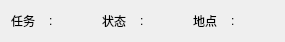
      <widget class="QWidget" name="horizontalLayoutWidget_8">
       <property name="geometry">
        <rect>
         <x>0</x>
         <y>100</y>
         <width>369</width>
         <height>24</height>
        </rect>
       </property>
       <layout class="QHBoxLayout" name="scoreLayout_21" stretch="0,0,0">
        <property name="spacing">
         <number>10</number>
        </property>
        <property name="sizeConstraint">
         <enum>QLayout::SetFixedSize</enum>
        </property>
        <item>
         <layout class="QHBoxLayout" name="horizontalLayout_22">
          <property name="spacing">
           <number>3</number>
          </property>
          <item>
           <widget class="QLabel" name="label_28">
            <property name="minimumSize">
             <size>
              <width>35</width>
              <height>20</height>
             </size>
            </property>
            <property name="maximumSize">
             <size>
              <width>35</width>
              <height>20</height>
             </size>
            </property>
            <property name="text">
             <string>任务</string>
            </property>
           </widget>
          </item>
          <item>
           <widget class="QLabel" name="label_17">
            <property name="minimumSize">
             <size>
              <width>10</width>
              <height>20</height>
             </size>
            </property>
            <property name="maximumSize">
             <size>
              <width>10</width>
              <height>20</height>
             </size>
            </property>
            <property name="text">
             <string>:</string>
            </property>
           </widget>
          </item>
          <item>
           <widget class="QLabel" name="label_29">
            <property name="minimumSize">
             <size>
              <width>30</width>
              <height>20</height>
             </size>
            </property>
            <property name="maximumSize">
             <size>
              <width>16777215</width>
              <height>40</height>
             </size>
            </property>
            <property name="layoutDirection">
             <enum>Qt::LeftToRight</enum>
            </property>
            <property name="text">
             <string/>
            </property>
           </widget>
          </item>
         </layout>
        </item>
        <item>
         <layout class="QHBoxLayout" name="horizontalLayout_23">
          <property name="spacing">
           <number>3</number>
          </property>
          <item>
           <widget class="QLabel" name="label_30">
            <property name="minimumSize">
             <size>
              <width>35</width>
              <height>20</height>
             </size>
            </property>
            <property name="maximumSize">
             <size>
              <width>35</width>
              <height>20</height>
             </size>
            </property>
            <property name="text">
             <string>状态</string>
            </property>
           </widget>
          </item>
          <item>
           <widget class="QLabel" name="label_14">
            <property name="minimumSize">
             <size>
              <width>10</width>
              <height>20</height>
             </size>
            </property>
            <property name="maximumSize">
             <size>
              <width>10</width>
              <height>20</height>
             </size>
            </property>
            <property name="text">
             <string>:</string>
            </property>
           </widget>
          </item>
          <item>
           <widget class="QLabel" name="label_31">
            <property name="minimumSize">
             <size>
              <width>30</width>
              <height>20</height>
             </size>
            </property>
            <property name="maximumSize">
             <size>
              <width>16777215</width>
              <height>20</height>
             </size>
            </property>
            <property name="text">
             <string/>
            </property>
           </widget>
          </item>
         </layout>
        </item>
        <item>
         <layout class="QHBoxLayout" name="horizontalLayout_24">
          <property name="spacing">
           <number>3</number>
          </property>
          <item>
           <widget class="QLabel" name="label_32">
            <property name="minimumSize">
             <size>
              <width>35</width>
              <height>20</height>
             </size>
            </property>
            <property name="maximumSize">
             <size>
              <width>35</width>
              <height>20</height>
             </size>
            </property>
            <property name="text">
             <string>地点</string>
            </property>
           </widget>
          </item>
          <item>
           <widget class="QLabel" name="label_12">
            <property name="minimumSize">
             <size>
              <width>10</width>
              <height>20</height>
             </size>
            </property>
            <property name="maximumSize">
             <size>
              <width>10</width>
              <height>20</height>
             </size>
            </property>
            <property name="text">
             <string>:</string>
            </property>
           </widget>
          </item>
          <item>
           <widget class="QLabel" name="label_33">
            <property name="minimumSize">
             <size>
              <width>30</width>
              <height>20</height>
             </size>
            </property>
            <property name="maximumSize">
             <size>
              <width>16777215</width>
              <height>20</height>
             </size>
            </property>
            <property name="text">
             <string/>
            </property>
           </widget>
          </item>
         </layout>
        </item>
       </layout>
      </widget>
